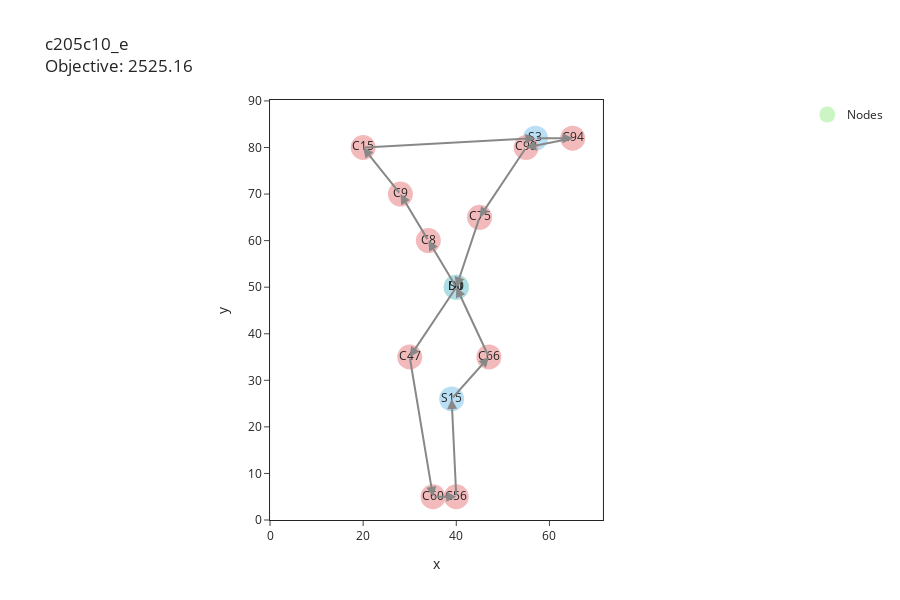

Notebook code for this chart:
### Code cell
plot_interactive_graph(m.data['V'], e=e_flat, obj=m.instance.obj(), instance_name=m.instance_name)

### Figure 1 — Plotly figure (JSON) as saved in the notebook; plotly's stock layout.template omitted (floating-point values rounded to 4 significant figures)
{"data": [{"customdata": [[["d"]], [["d"]], [["s"]], [["s"]], [["s"]], [["m"]], [["m"]], [["m"]], [["m"]], [["m"]], [["m"]], [["m"]], [["m"]], [["m"]], [["m"]]], "hoverinfo": "none", "hovertemplate": "<b>%{text}</b>: %{customdata[0]}<br>X: %{x}<br>Y: %{y}", "marker": {"color": ["rgba(191, 243, 180, 0.8)", "rgba(191, 243, 180, 0.8)", "rgba(167, 215, 241, 0.8)", "rgba(167, 215, 241, 0.8)", "rgba(167, 215, 241, 0.8)", "rgba(240, 169, 171, 0.8)", "rgba(240, 169, 171, 0.8)", "rgba(240, 169, 171, 0.8)", "rgba(240, 169, 171, 0.8)", "rgba(240, 169, 171, 0.8)", "rgba(240, 169, 171, 0.8)", "rgba(240, 169, 171, 0.8)", "rgba(240, 169, 171, 0.8)", "rgba(240, 169, 171, 0.8)", "rgba(240, 169, 171, 0.8)"], "size": 25}, "mode": "markers+text", "name": "Nodes", "showlegend": true, "text": ["D0", "D1", "S0", "S3", "S15", "C8", "C9", "C47", "C60", "C94", "C75", "C66", "C99", "C56", "C15"], "type": "scatter", "x": [40, 40, 40, 57, 39, 34, 28, 30, 35, 65, 45, 47, 55, 40, 20], "y": [50, 50, 50, 82, 26, 60, 70, 35, 5, 82, 65, 35, 80, 5, 80]}], "layout": {"annotations": [{"arrowcolor": "#888", "arrowhead": 2, "arrowsize": 1, "arrowwidth": 2, "ax": 40, "axref": "x", "ay": 50, "ayref": "y", "showarrow": true, "text": "", "x": 40, "xref": "x", "y": 50, "yref": "y"}, {"arrowcolor": "#888", "arrowhead": 2, "arrowsize": 1, "arrowwidth": 2, "ax": 40, "axref": "x", "ay": 50, "ayref": "y", "showarrow": true, "text": "", "x": 40, "xref": "x", "y": 50, "yref": "y"}, {"arrowcolor": "#888", "arrowhead": 2, "arrowsize": 1, "arrowwidth": 2, "ax": 40, "axref": "x", "ay": 50, "ayref": "y", "showarrow": true, "text": "", "x": 40, "xref": "x", "y": 50, "yref": "y"}, {"arrowcolor": "#888", "arrowhead": 2, "arrowsize": 1, "arrowwidth": 2, "ax": 40, "axref": "x", "ay": 50, "ayref": "y", "showarrow": true, "text": "", "x": 40, "xref": "x", "y": 50, "yref": "y"}, {"arrowcolor": "#888", "arrowhead": 2, "arrowsize": 1, "arrowwidth": 2, "ax": 45, "axref": "x", "ay": 65, "ayref": "y", "showarrow": true, "text": "", "x": 40, "xref": "x", "y": 50, "yref": "y"}, {"arrowcolor": "#888", "arrowhead": 2, "arrowsize": 1, "arrowwidth": 2, "ax": 47, "axref": "x", "ay": 35, "ayref": "y", "showarrow": true, "text": "", "x": 40, "xref": "x", "y": 50, "yref": "y"}, {"arrowcolor": "#888", "arrowhead": 2, "arrowsize": 1, "arrowwidth": 2, "ax": 20, "axref": "x", "ay": 80, "ayref": "y", "showarrow": true, "text": "", "x": 57, "xref": "x", "y": 82, "yref": "y"}, {"arrowcolor": "#888", "arrowhead": 2, "arrowsize": 1, "arrowwidth": 2, "ax": 40, "axref": "x", "ay": 5, "ayref": "y", "showarrow": true, "text": "", "x": 39, "xref": "x", "y": 26, "yref": "y"}, {"arrowcolor": "#888", "arrowhead": 2, "arrowsize": 1, "arrowwidth": 2, "ax": 40, "axref": "x", "ay": 50, "ayref": "y", "showarrow": true, "text": "", "x": 34, "xref": "x", "y": 60, "yref": "y"}, {"arrowcolor": "#888", "arrowhead": 2, "arrowsize": 1, "arrowwidth": 2, "ax": 34, "axref": "x", "ay": 60, "ayref": "y", "showarrow": true, "text": "", "x": 28, "xref": "x", "y": 70, "yref": "y"}, {"arrowcolor": "#888", "arrowhead": 2, "arrowsize": 1, "arrowwidth": 2, "ax": 40, "axref": "x", "ay": 50, "ayref": "y", "showarrow": true, "text": "", "x": 30, "xref": "x", "y": 35, "yref": "y"}, {"arrowcolor": "#888", "arrowhead": 2, "arrowsize": 1, "arrowwidth": 2, "ax": 30, "axref": "x", "ay": 35, "ayref": "y", "showarrow": true, "text": "", "x": 35, "xref": "x", "y": 5, "yref": "y"}, {"arrowcolor": "#888", "arrowhead": 2, "arrowsize": 1, "arrowwidth": 2, "ax": 57, "axref": "x", "ay": 82, "ayref": "y", "showarrow": true, "text": "", "x": 65, "xref": "x", "y": 82, "yref": "y"}, {"arrowcolor": "#888", "arrowhead": 2, "arrowsize": 1, "arrowwidth": 2, "ax": 55, "axref": "x", "ay": 80, "ayref": "y", "showarrow": true, "text": "", "x": 45, "xref": "x", "y": 65, "yref": "y"}, {"arrowcolor": "#888", "arrowhead": 2, "arrowsize": 1, "arrowwidth": 2, "ax": 39, "axref": "x", "ay": 26, "ayref": "y", "showarrow": true, "text": "", "x": 47, "xref": "x", "y": 35, "yref": "y"}, {"arrowcolor": "#888", "arrowhead": 2, "arrowsize": 1, "arrowwidth": 2, "ax": 65, "axref": "x", "ay": 82, "ayref": "y", "showarrow": true, "text": "", "x": 55, "xref": "x", "y": 80, "yref": "y"}, {"arrowcolor": "#888", "arrowhead": 2, "arrowsize": 1, "arrowwidth": 2, "ax": 35, "axref": "x", "ay": 5, "ayref": "y", "showarrow": true, "text": "", "x": 40, "xref": "x", "y": 5, "yref": "y"}, {"arrowcolor": "#888", "arrowhead": 2, "arrowsize": 1, "arrowwidth": 2, "ax": 28, "axref": "x", "ay": 70, "ayref": "y", "showarrow": true, "text": "", "x": 20, "xref": "x", "y": 80, "yref": "y"}], "height": 600, "showlegend": true, "title": {"text": "c205c10_e<br>Objective: 2525.16"}, "xaxis": {"anchor": "y", "constrain": "domain", "domain": [0, 1], "mirror": true, "range": [0, 71.5], "showline": true, "ticks": "outside", "title": {"text": "x"}}, "yaxis": {"anchor": "x", "domain": [0, 1], "mirror": true, "range": [0, 90.2], "scaleanchor": "x", "scaleratio": 1, "showline": true, "ticks": "outside", "title": {"text": "y"}}}}
